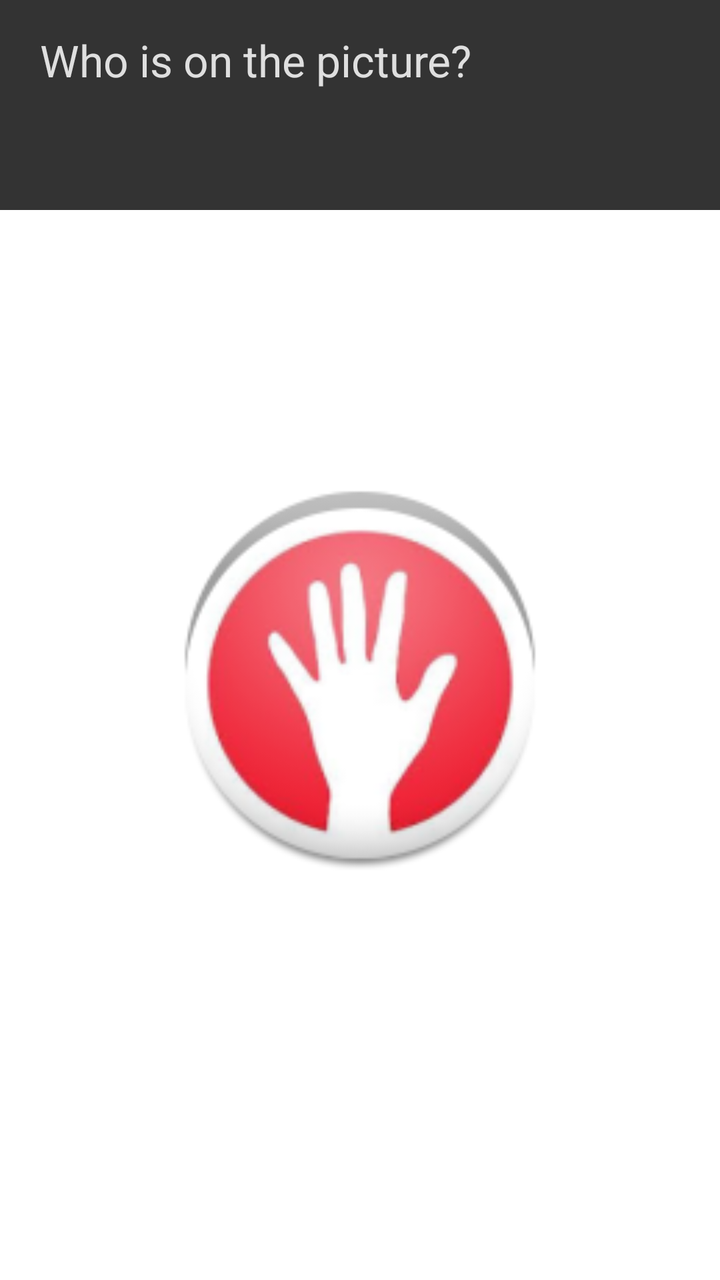
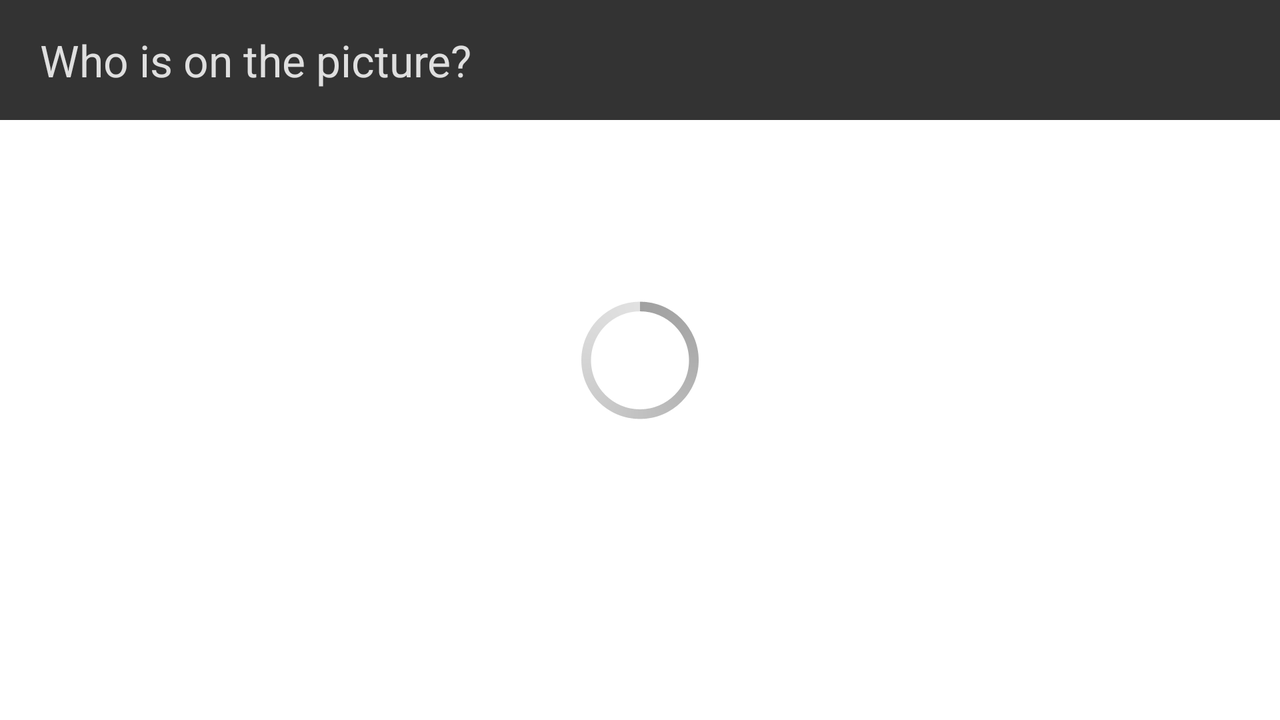

Compare how this app lays out the same screen by default and in its alternative resource folder. The renders come first, then the two layout files and the values they reference.
<!-- AndroidManifest.xml: application theme AppTheme -->
<!-- res/layout/who_names_question.xml -->
<?xml version="1.0" encoding="utf-8"?>
<LinearLayout xmlns:android="http://schemas.android.com/apk/res/android"
    android:orientation="vertical" android:layout_width="match_parent"
    android:layout_height="match_parent"
    android:background="@drawable/background">


    <LinearLayout
        android:orientation="horizontal"
        android:layout_width="fill_parent"
        android:layout_height="wrap_content"
        android:layout_alignParentTop="true"
        android:layout_alignParentLeft="true"
        android:layout_weight="1"
        android:background="#333">

        <TextView
            android:layout_width="fill_parent"
            android:layout_height="wrap_content"
            android:textAppearance="?android:attr/textAppearanceLarge"
            android:text="Who is on the picture?"
            android:id="@+id/questionText"
            android:alpha="0.85"
            android:height="60dp"
            android:textSize="22dp"
            android:textColor="#fff"
            android:paddingLeft="20dp"
            android:gravity="center_vertical" />


    </LinearLayout>

    <ImageView
        android:layout_width="200dip"
        android:layout_height="200dip"
        android:src="@drawable/ic_launcher"
        android:minHeight="250dp"
        android:layout_weight="5"
        android:id="@+id/mainImageView"
        android:layout_gravity="center"
        android:layout_marginTop="20dp" />

    <ListView
        android:id="@+id/mainListView"
        android:layout_width="wrap_content"
        android:layout_height="wrap_content"
        android:layout_gravity="bottom"
        android:layout_weight="2"
        android:divider="#ebebeb"
        android:dividerHeight="0dp" />

</LinearLayout>
<!-- resources referenced by this layout -->
<resources>
  <!-- drawable ic_launcher: png bitmap (drawable-mdpi, 4118 bytes) -->
  <style name="AppTheme" parent="AppBaseTheme">
          
          
      </style>
  <!-- from res/values-v14/ -->
  <style name="AppBaseTheme" parent="android:Theme.Holo.Light.DarkActionBar">
          
           <item name="android:icon">@drawable/ic_drawer</item>
      </style>
</resources>
<!-- res/layout-land/who_names_question.xml (the repository's variant of the layout above) -->
<!-- drawn on the phone turned sideways -->
<?xml version="1.0" encoding="utf-8"?>
<FrameLayout xmlns:android="http://schemas.android.com/apk/res/android"
    android:layout_width="match_parent"
    android:layout_height="match_parent"
    android:background="@drawable/background" >

    <LinearLayout
        xmlns:android="http://schemas.android.com/apk/res/android"
        android:id="@+id/contentLayout"
        android:layout_width="match_parent"
        android:layout_height="match_parent"
        android:orientation="vertical" >

        <LinearLayout
            android:layout_width="fill_parent"
            android:layout_height="wrap_content"
            android:layout_alignParentLeft="true"
            android:layout_alignParentTop="true"
            android:layout_weight="0"
            android:background="#333"
            android:orientation="horizontal" >

            <TextView
                android:id="@+id/questionText"
                android:layout_width="fill_parent"
                android:layout_height="wrap_content"
                android:alpha="0.85"
                android:gravity="center_vertical"
                android:height="60dp"
                android:paddingLeft="20dp"
                android:text="Who is on the picture?"
                android:textAppearance="?android:attr/textAppearanceLarge"
                android:textColor="#fff"
                android:textSize="22dp" />
        </LinearLayout>

        <LinearLayout
            android:id="@+id/HorizontalWrapper"
            android:layout_width="wrap_content"
            android:layout_height="wrap_content" >

            <ImageView
                android:id="@+id/mainImageView"
                android:layout_width="wrap_content"
                android:layout_height="match_parent"
                android:layout_gravity="center"
                android:layout_marginLeft="30dp"
                android:layout_weight="1"
                android:minWidth="350dip"
                android:scaleType="center"
                android:src="@drawable/ic_launcher" />

            <ListView
                android:id="@+id/mainListView"
                android:layout_width="wrap_content"
                android:layout_height="wrap_content"
                android:layout_gravity="right"
                android:layout_weight="2"
                android:divider="#ebebeb"
                android:dividerHeight="0dp" />
        </LinearLayout>
    </LinearLayout>

    <LinearLayout
        xmlns:android="http://schemas.android.com/apk/res/android"
        android:id="@+id/loaderLayout"
        android:layout_width="match_parent"
        android:layout_height="wrap_content"
        android:layout_gravity="center"
        android:orientation="vertical" >

        <ProgressBar
            android:id="@+id/progressBar"
            style="?android:attr/progressBarStyleLarge"
            android:layout_width="wrap_content"
            android:layout_height="wrap_content"
            android:layout_gravity="center" />
    </LinearLayout>

</FrameLayout>
